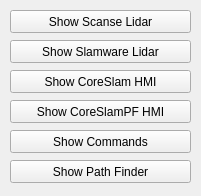
<?xml version="1.0" encoding="UTF-8"?>
<ui version="4.0">
 <class>C_Main</class>
 <widget class="QMainWindow" name="C_Main">
  <property name="geometry">
   <rect>
    <x>0</x>
    <y>0</y>
    <width>201</width>
    <height>196</height>
   </rect>
  </property>
  <property name="windowTitle">
   <string>MovingLab</string>
  </property>
  <widget class="QWidget" name="centralWidget">
   <widget class="QPushButton" name="btn_ShowCoreSlam">
    <property name="geometry">
     <rect>
      <x>10</x>
      <y>70</y>
      <width>181</width>
      <height>23</height>
     </rect>
    </property>
    <property name="text">
     <string>Show CoreSlam HMI</string>
    </property>
   </widget>
   <widget class="QPushButton" name="btn_ShowCommand">
    <property name="geometry">
     <rect>
      <x>10</x>
      <y>130</y>
      <width>181</width>
      <height>23</height>
     </rect>
    </property>
    <property name="text">
     <string>Show Commands</string>
    </property>
   </widget>
   <widget class="QPushButton" name="btn_ShowScanseLidar">
    <property name="geometry">
     <rect>
      <x>10</x>
      <y>10</y>
      <width>181</width>
      <height>23</height>
     </rect>
    </property>
    <property name="text">
     <string>Show Scanse Lidar</string>
    </property>
   </widget>
   <widget class="QPushButton" name="btn_ShowPathFinder">
    <property name="geometry">
     <rect>
      <x>10</x>
      <y>160</y>
      <width>181</width>
      <height>23</height>
     </rect>
    </property>
    <property name="text">
     <string>Show Path Finder</string>
    </property>
   </widget>
   <widget class="QPushButton" name="btn_ShowSlamwareLidar">
    <property name="geometry">
     <rect>
      <x>10</x>
      <y>40</y>
      <width>181</width>
      <height>23</height>
     </rect>
    </property>
    <property name="text">
     <string>Show Slamware Lidar</string>
    </property>
   </widget>
   <widget class="QPushButton" name="btn_ShowCoreSlamPF">
    <property name="geometry">
     <rect>
      <x>10</x>
      <y>100</y>
      <width>181</width>
      <height>23</height>
     </rect>
    </property>
    <property name="text">
     <string>Show CoreSlamPF HMI</string>
    </property>
   </widget>
  </widget>
 </widget>
 <layoutdefault spacing="6" margin="11"/>
 <resources/>
 <connections/>
</ui>
